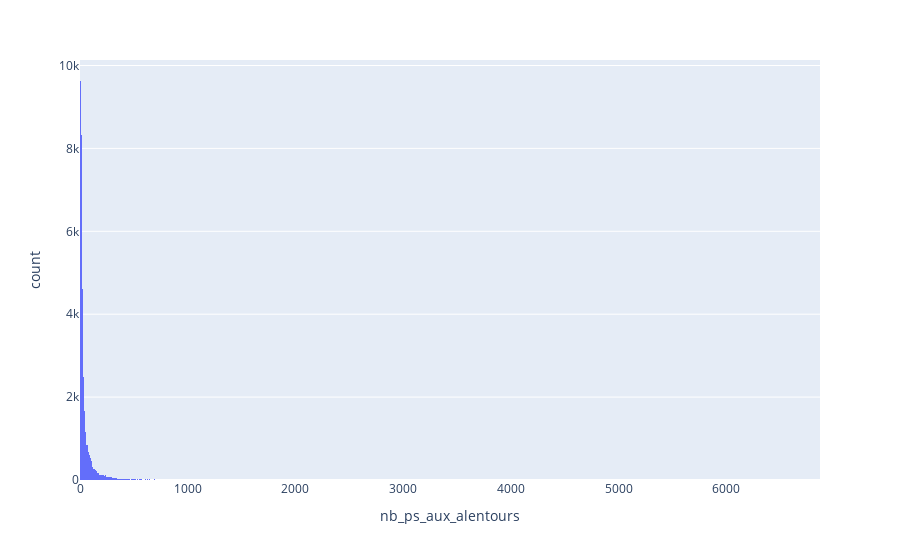

Notebook code cell kept with this figure:
### Code cell
fig = px.histogram(df_communes, x='nb_ps_aux_alentours')
fig.show()

### Figure 1 — Plotly figure (JSON) as saved in the notebook; plotly's stock layout.template omitted (floating-point values rounded to 4 significant figures; data arrays with more than 128 entries replaced by an {"elided": "..."} marker saying what was removed)
{"data": [{"alignmentgroup": "True", "bingroup": "x", "hovertemplate": "nb_ps_aux_alentours=%{x}<br>count=%{y}<extra></extra>", "legendgroup": "", "marker": {"color": "#636efa", "pattern": {"shape": ""}}, "name": "", "offsetgroup": "", "orientation": "v", "showlegend": false, "type": "histogram", "x": {"elided": "34935 int values"}, "xaxis": "x", "yaxis": "y"}], "layout": {"barmode": "relative", "legend": {"tracegroupgap": 0}, "margin": {"t": 60}, "xaxis": {"anchor": "y", "domain": [0, 1], "title": {"text": "nb_ps_aux_alentours"}}, "yaxis": {"anchor": "x", "domain": [0, 1], "title": {"text": "count"}}}}
